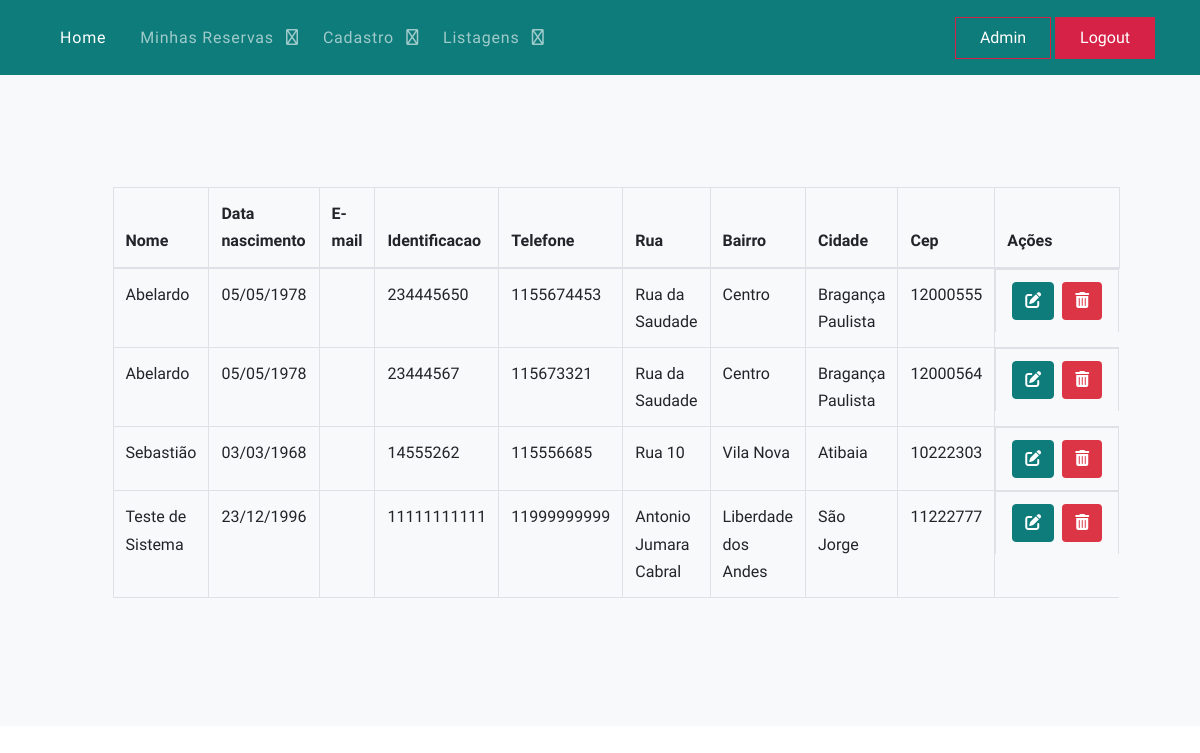
/accounts/listagemClientes/ (signed in), run on the app's committed database.
### core/models.py (models this page shows, shortened)
class Pessoa(models.Model):
    nome = models.CharField(max_length=100, verbose_name='Nome')
    identificacao = models.IntegerField(default=0, verbose_name='Identificação')
    telefone = models.IntegerField(default=0, verbose_name='Telefone')
    endereco = models.ForeignKey(Endereco, on_delete=models.DO_NOTHING, verbose_name='Endereço')
    user = models.ForeignKey(CustomUser, on_delete=models.DO_NOTHING, verbose_name='User')  # verificar se é assim
    class Meta:
        verbose_name_plural = 'Pessoas'

class Cliente(Pessoa):
    dataNascimento = models.DateField(verbose_name='Data de Nascimento')
    isActive = models.BooleanField(default=True, verbose_name='Ativo?')
    class Meta:
        verbose_name_plural = 'Clientes'

class Pessoa(models.Model):
    nome = models.CharField(max_length=100, verbose_name='Nome')
    identificacao = models.IntegerField(default=0, verbose_name='Identificação')
    telefone = models.IntegerField(default=0, verbose_name='Telefone')
    endereco = models.ForeignKey(Endereco, on_delete=models.DO_NOTHING, verbose_name='Endereço')
    user = models.ForeignKey(CustomUser, on_delete=models.DO_NOTHING, verbose_name='User')  # verificar se é assim
    class Meta:
        verbose_name_plural = 'Pessoas'

class Endereco(models.Model):
    rua = models.CharField(max_length=100, verbose_name='Rua')
    cidade = models.CharField(max_length=50, verbose_name='Cidade')
    numero = models.IntegerField(default=0, verbose_name='Número')
    bairro = models.CharField(max_length=50, verbose_name='Bairro')
    cep = models.IntegerField(default=0000000, verbose_name='CEP')
    longitude = models.FloatField(default=0.00, verbose_name='Longitude')
    latitude = models.FloatField(default=0.00, verbose_name='Latitude')
    class Meta:
        verbose_name_plural = 'Endereços'

### core/views.py (the view)
# urls.py: path('accounts/listagemClientes/', listagemClientes, name='url_listagem_clientes'),
@login_required
@user_passes_test(checkGroupAdmin)
def listagemClientes(request):
    if request.POST and request.POST['input_pesquisa']:
        dados = Cliente.objects.filter(pessoa__nome__icontains=request.POST['input_pesquisa'])
    else:
        dados = Cliente.objects.all()
    contexto = {'dados': dados, 'text_input': 'Digite o nome', 'listagem': 'listagem'}
    return render(request, 'core/listagem_clientes.html', contexto)

### core/templatetags/template_extras.py (called while the page is built)
@register.filter(name='has_group')
def has_group(user, group_name):
    return user.groups.filter(name=group_name).exists()

### core/views.py (called while the page is built)
def checkGroupAdmin(user):
    return user.groups.filter(name='Administradores').exists()

### core/templates/core/listagem_clientes.html (shortened to what this page needs)
{% extends 'base.html' %}
{% load static %}
{% block main %}
    <section class="content">
      <div class="container-fluid">
        <div class="row justify-content-center">
        <div class="col-md-10">
            <table class="table table-bordered table-hover tabela-cadastro">
              <thead>
              <tr>
                <th>Nome</th>
                <th>Data nascimento</th>
                <th>E-mail</th>
                <th>Identificacao</th>
                <th>Telefone</th>
                <th>Rua</th>
                <th>Bairro</th>
                <th>Cidade</th>
                <th>Cep</th>
                <th>Ações</th>
              </tr>
              </thead>
              <tbody>
              {% for dado in dados %}
                  <tr>
                    <td>{{ dado.nome | default_if_none:'' }}</td>
                    <td>{{ dado.dataNascimento | default_if_none:'' | date:'d/m/Y'}}</td>
                    <td>{{ dado.email | default_if_none:'...' }}</td>
                    <td>{{ dado.identificacao | default_if_none:'' }}</td>
                    <td>{{ dado.telefone | default_if_none:'' }}</td>
                    <td>{{ dado.endereco.rua | default_if_none:'' }}</td>
                    <td>{{ dado.endereco.bairro | default_if_none:'' }}</td>
                    <td>{{ dado.endereco.cidade | default_if_none:'' }}</td>
                    <td>{{ dado.endereco.cep | default_if_none:'' }}</td>
                    <td class="d-flex">
                        <a href="{% url 'url_altera_cliente' dado.id %}" data-bs-toggle="tooltip" data-bs-placement="top" title="Editar" class="btn btn-secondary-blue btn-sm mx-1">
                            <i class="fas fa-edit"></i>
                        </a>
                        <a  href="{% url 'url_exclui_cliente' dado.id %}" data-bs-toggle="tooltip" data-bs-placement="top" title="Excluir" class="btn btn-danger btn-sm mx-1">
                            <i class="fas fa-trash-alt"></i>
                        </a>
                    </td>
                  </tr>
              {% endfor %}
              </tbody>
            </table>
          </div>
        </div>
      </div>
    </section>
{% endblock %}

### static_files/css/style.css (style rules this page uses)
body { line-height: 1.7; color: #4d4d4d; font-weight: 400; font-size: 1rem; }
.btn { position: relative; top: 0; }
.btn-secondary-blue { color: #fff; background-color: #0E7C7B; border-color: #0E7C7B }

### data on the page
Cliente: nome "Abelardo", dataNascimento "05/05/1978", identificacao "234445650", telefone "1155674453", endereco.rua "Rua da Saudade", endereco.bairro "Centro", endereco.cidade "Bragança Paulista", endereco.cep "12000555"
Cliente: nome "Abelardo", dataNascimento "05/05/1978", identificacao "23444567", telefone "115673321", endereco.rua "Rua da Saudade", endereco.bairro "Centro", endereco.cidade "Bragança Paulista", endereco.cep "12000564"
Cliente: nome "Sebastião", dataNascimento "03/03/1968", identificacao "14555262", telefone "115556685", endereco.rua "Rua 10", endereco.bairro "Vila Nova", endereco.cidade "Atibaia", endereco.cep "10222303"
Cliente: nome "Teste de Sistema", dataNascimento "23/12/1996", identificacao "11111111111", telefone "11999999999", endereco.rua "Antonio Jumara Cabral", endereco.bairro "Liberdade dos Andes", endereco.cidade "São Jorge", endereco.cep "11222777"
